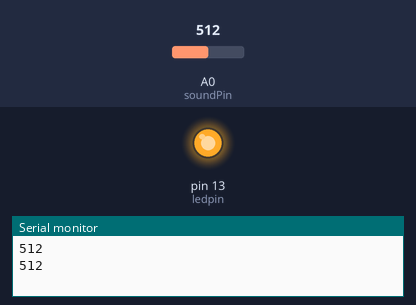
Bench run of a sketch on a simulated Arduino Uno, built with avr-gcc and run on an emulated ATmega328P. Shown: output pins drawn as LEDs (lit = HIGH), the last lines printed to the serial monitor. The inputs (shaded band) are chosen by the test bench; at power-on: A0 (soundPin) = 512.

Above: at 1.8 s.
1.9 s: A0 (soundPin) set to 44
3.4 s: A0 (soundPin) set to 37
At 4.4 s:
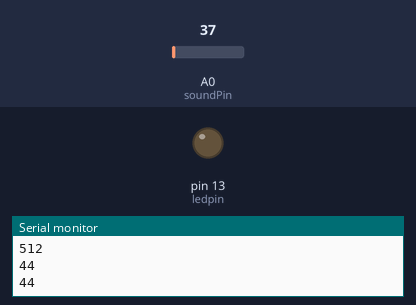
5.5 s: A0 (soundPin) set to 122
At 6.7 s:
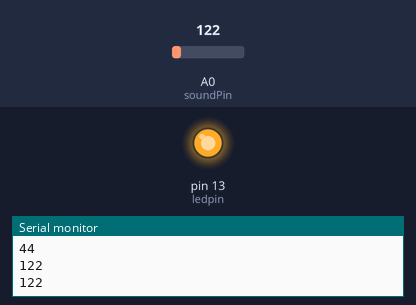
7.0 s: A0 (soundPin) set to 0
At 8.2 s:
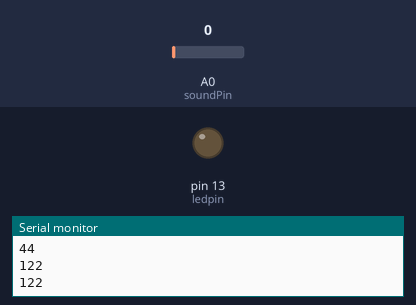
Timing chart, 0 to 10.0 s (numbered marks = the images above; inputs shaded):
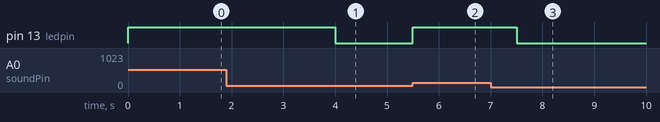

The sketch:

Soundsensor.ino
```cpp
int soundPin = A0;
int ledpin = 13;
const int tresh = 40;

void setup () {
  pinMode(ledpin, OUTPUT);
  Serial.begin(9600);

}

void loop() {
  int soundValue = analogRead(soundPin);

  if (soundValue > tresh) {
    digitalWrite(ledpin, HIGH);
    Serial.println(soundValue);
    delay(1000);
  } else {
    digitalWrite(ledpin, LOW);
  }
}
```

Measured:
- the behaviour switches between 41 and 40 on A0 (soundPin) (found by bisection; images 0 and 1)
- after the input at 3.4 s, pin 13 (ledpin): HIGH → LOW after 0.60 s
- after the input at 5.5 s, pin 13 (ledpin): LOW → HIGH at once
- after the input at 7.0 s, pin 13 (ledpin): HIGH → LOW after 0.50 s
